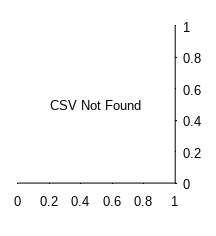
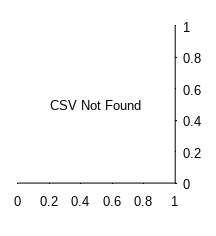

Write the MATLAB code that produced these figures, in order.
function DrawOCD_WAIC_Set2right()
%% ==============================================================================
%  Draw OCD WAIC Comparison Only (Set2) - Baseline Marker Added
%  Data: Set2_dataOCD.csv
%  Mapping: M5->M3c (Baseline), M10->M4a, M15->M5a, M16->M5b
%  Ref: M5 (displayed as M3c) is set as baseline (0).
%
%  Style:
%   - OCD Color Theme (Blue)
%   - Arial 9pt, FontWeight 'normal'
%   - Canvas: 5.5 cm x 6.0 cm
%   - Axes Height: Fixed 4.0 cm
%   - Feature: Explicitly draw M3c baseline marker (thick line)
%
%  Current requirements:
%   - Y axis on the RIGHT
%   - X axis shown as 0 (right) -> negative (left)
%   - Reduce left whitespace and increase right whitespace
% ==============================================================================

    clc; close all;

    % -----------------------------
    % 0) Global font settings: Arial 9pt, normal weight
    % -----------------------------
    set(groot, 'defaultAxesFontName', 'Arial');
    set(groot, 'defaultTextFontName', 'Arial');
    set(groot, 'defaultAxesFontSize', 9);
    set(groot, 'defaultTextFontSize', 9);
    set(groot, 'defaultAxesFontWeight', 'normal');
    set(groot, 'defaultTextFontWeight', 'normal');

    % ---------- PATHS ----------
    waic_csv = 'F:\PIT\model\EEGmodelHC\OCD\results\stan\plot\Set2_dataOCD.csv';
    save_dir = 'F:\PIT\ISPSplot\';

    % ---------- SETTINGS ----------
    figW_cm  = 5.5;   % 55 mm
    figH_cm  = 6.0;   % 60 mm
    fontSz   = 9;
    fontName = 'Arial';

    % OCD blue theme
    ocd_c_best  = [0.25 0.60 0.90];
    ocd_c_other = [0.70 0.85 1.00];

    % Line settings
    axisLW    = 0.6;
    zeroLW    = 0.5;
    baseMkLW  = 2.0;   % thick marker for baseline M3c
    barEdgeLW = 0.5;

    % ---------- FIGURE ----------
    f = figure('Units','centimeters', ...
        'Position',[10 10 figW_cm figH_cm], ...
        'Color','w', ...
        'PaperPositionMode','auto', ...
        'InvertHardcopy','off');

    set(f, 'PaperUnits','centimeters');
    set(f, 'PaperPosition',[0 0 figW_cm figH_cm]);
    set(f, 'PaperSize',[figW_cm figH_cm]);
    set(f, 'Renderer','painters');

    % ============================================================
    % Fixed axes height = 40 mm
    % ============================================================
    axH_cm = 4.0;

    % Shift plot left and leave more space on the right
    % Original: left_cm = 1.15, right_cm = 0.35
    % Current:  left_cm = 0.45, right_cm = 1.05
    left_cm   = 0.45;
    right_cm  = 1.05;

    bottom_cm = 1.35;

    % Axes width is recalculated automatically
    axW_cm = figW_cm - left_cm - right_cm;

    ax1 = axes('Parent', f, 'Units','centimeters', ...
        'Position',[left_cm, bottom_cm, axW_cm, axH_cm]);
    hold(ax1,'on');

    % Put Y axis on the right
    set(ax1, 'XColor','k', 'YColor','k', ...
        'LineWidth', axisLW, ...
        'FontSize', fontSz, ...
        'FontName', fontName, ...
        'FontWeight', 'normal', ...
        'TickDir', 'out', ...
        'Box', 'off', ...
        'YAxisLocation', 'right');

    if exist(waic_csv,'file')
        T_waic = readtable(waic_csv);

        % ---------- Ensure required columns exist ----------
        if ~ismember('model', T_waic.Properties.VariableNames)
            error('CSV must contain a column named "model".');
        end
        if ~ismember('WAIC', T_waic.Properties.VariableNames)
            error('CSV must contain a column named "WAIC".');
        end

        % Ensure model is cellstr
        if isstring(T_waic.model)
            model_raw = cellstr(T_waic.model);
        elseif iscell(T_waic.model)
            model_raw = T_waic.model;
        else
            model_raw = cellstr(string(T_waic.model));
        end

        % ---------- 1) Mapping (Set2 OCD) ----------
        old_names = {'M5',  'M10', 'M15', 'M16'};
        new_names = {'M3c', 'M4a', 'M5a', 'M5b'};
        waic_map  = containers.Map(old_names, new_names);

        T_waic.PaperLabel = cell(height(T_waic),1);
        for ii = 1:height(T_waic)
            mName = model_raw{ii};
            if isKey(waic_map, mName)
                T_waic.PaperLabel{ii} = waic_map(mName);
            else
                T_waic.PaperLabel{ii} = mName;
            end
        end

        % ---------- 2) Delta (baseline = M5 -> M3c) ----------
        base_model_raw = 'M5';
        base_idx = find(strcmp(model_raw, base_model_raw), 1);

        if isempty(base_idx)
            warning('Ref model %s not found. Using max WAIC as baseline.', base_model_raw);
            [~, base_idx] = max(T_waic.WAIC);
        end

        base_val      = T_waic.WAIC(base_idx);
        T_waic.Delta  = T_waic.WAIC - base_val;
        T_waic.IsBest = (T_waic.WAIC == min(T_waic.WAIC));

        % ---------- 3) Display order ----------
        disp_ord = {'M3c','M4a','M5a','M5b'};
        T_plot = table();
        for k = 1:numel(disp_ord)
            row = T_waic(strcmp(T_waic.PaperLabel, disp_ord{k}), :);
            if ~isempty(row)
                T_plot = [T_plot; row]; %#ok<AGROW>
            end
        end

        % Keep original style: first item displayed at the bottom
        T_plot = flipud(T_plot);
        nb = height(T_plot);

        % ---------- 4) Draw bars ----------
        for k = 1:nb
            val = T_plot.Delta(k);
            fc  = T_plot.IsBest(k)*ocd_c_best + (~T_plot.IsBest(k))*ocd_c_other;
            barh(ax1, k, val, 0.65, 'FaceColor', fc, 'EdgeColor','k', 'LineWidth', barEdgeLW);
        end

        % ---------- 5) Y axis ----------
        yL = [0.4 nb+0.6];
        set(ax1, 'YLim', yL, 'YTick', 1:nb, 'YTickLabel', T_plot.PaperLabel);

        % ---------- 6) X axis: 0 on right, negative on left ----------
        min_v = min(T_plot.Delta);
        limit_low = min(min_v, 0);

        step = 50;
        grid_low = floor(limit_low/step)*step;
        if grid_low == 0
            grid_low = -step;
        end

        set(ax1, 'XLim', [grid_low 0], 'XDir','normal');

        % ---------- 7) Zero line and baseline marker ----------
        line(ax1, [0 0], yL, 'Color', 'k', 'LineWidth', zeroLW);

        idx_M3c = find(strcmp(T_plot.PaperLabel, 'M3c'), 1);
        if ~isempty(idx_M3c)
            hThick = line(ax1, [0 0], [idx_M3c-0.35, idx_M3c+0.35], ...
                'Color', 'k', 'LineWidth', baseMkLW);
            uistack(hThick, 'top');
        end

        xlabel(ax1, '{\Delta}log model evidence (WAIC)', ...
            'FontSize', fontSz, 'FontName', fontName, 'FontWeight', 'normal');

    else
        text(ax1, 0.5, 0.5, 'CSV Not Found', 'HorizontalAlignment','center', ...
            'FontName', fontName, 'FontSize', fontSz, 'FontWeight', 'normal');
    end

    % ---------- Final enforcement ----------
    set(findall(f, '-property', 'FontWeight'), 'FontWeight', 'normal');
    set(findall(f, '-property', 'FontName'), 'FontName', fontName);
    set(findall(f, '-property', 'FontSize'), 'FontSize', fontSz);

    % ---------- SAVE ----------
    if ~exist(save_dir,'dir'), mkdir(save_dir); end
    outBase = fullfile(save_dir, 'OCD_Set2_WAIC_BaselineBold');

    fprintf('Saving figure to: %s\n', outBase);
    print(f, [outBase '_lineart1000OCD.tif'], '-dtiff', '-r1000');
    print(f, [outBase '.svg'], '-dsvg', '-r1000');
    fprintf('Done.\n');
end
